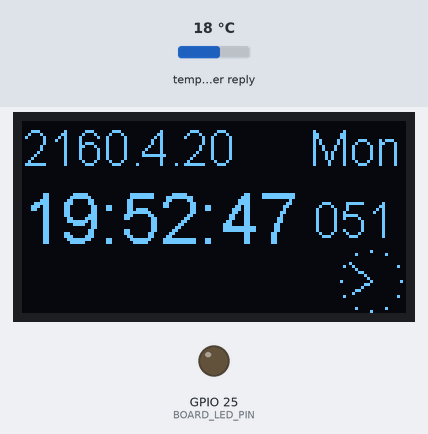
This sketch was run on a simulated ESP32. On the bench: 128×64 one-colour display, output pins drawn as LEDs (lit = HIGH). The inputs (shaded band) are chosen by the test bench; at power-on: temperature in the weather reply 18 °C. WiFi joins after 1.5 s; servers stay silent unless stated; random numbers use the default seed unless the sketch sets one; web services answer with replies made up by the test bench; what the sketch prints to the serial monitor is not drawn.

Above: at 2.1 s.
At 10.8 s:
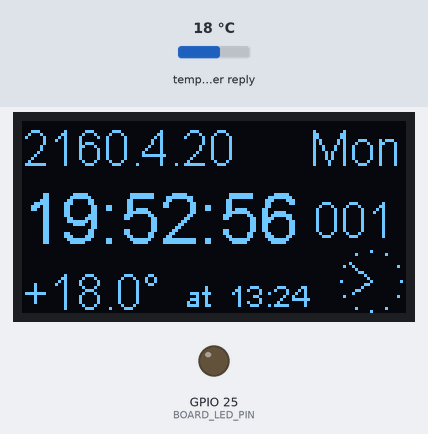
At 18.9 s:
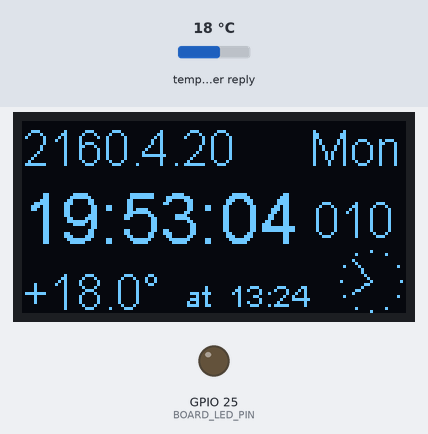
At 38.9 s:
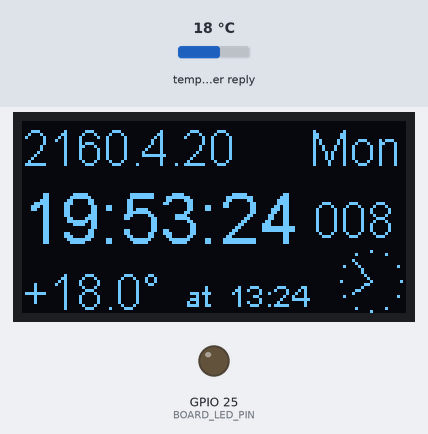
Timing chart, 0 to 40.0 s (numbered marks = the images above):
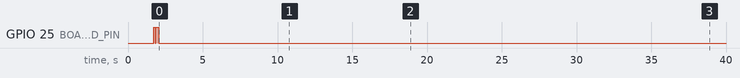

Measured:
- what the display in image 0 shows lasts 2.0 s, from 1.8 s to 3.8 s
- what the display in image 1 shows lasts 1.0 s, from 10.8 s to 11.8 s

The sketch:

V2_TimeNTP_OLED.ino
```cpp
// V2_TimeNTP_OLED.ino
// Sync time with NTP time source, get weather (temperature) from open-meteo, show it on OLED display
// Heltec WiFi LoRa V2 - ESP32-D0WDQ6 (revision 1)

#include <math.h>
#include <WiFi.h>
#include <WiFiUdp.h>
#include <HTTPClient.h>
#include <WiFiClientSecure.h>
#include <HT_SSD1306Wire.h>
#define BOARD_LED_PIN 25

typedef unsigned long U;

const U NTP_CHECK_INTERVAL = 90*60; // 1h30m
const U NTP_CHECK_2ND_TIME = 10*60; // 10m (after initial time)
const U NTP_CHECK_REPEAT = 30*60; // 30m (if failed)
const U NTP_CHECK_JITTER = 10*60; // 0..10m (i.e. INTERVAL+(0..JITTER))
const U WEATHER_POLL = 15; // 15m
const U TIME_ZONE = +3; // Kyiv

// Initialize the display object with I2C address, SDA and SCL pins
static SSD1306Wire oled(0x3c,500000,SDA_OLED,SCL_OLED,GEOMETRY_128_64,RST_OLED);

// HTTP: Weather (temperature)

static WiFiClientSecure wificlient;
char temperature[20] = "";
char temperature_time[20] = "";
static U next_weather_poll = 0;
static U last_time_hours = 0;
static U last_time_minutes = 0; // minutes of the last time retrieved; then we'll poll temperature at 1,16,31,46 minutes
static char last_time_string[20] = ""; // just hh:mm:ss to show in the log

void get_temperature()
{
  U start = millis(); // for logging only
  HTTPClient http;
  if( !http.begin("https://api.open-meteo.com/v1/forecast?latitude=50.5&longitude=30.375&current=temperature_2m") )
    return;
  http.setUserAgent("ESP32-Client");
  digitalWrite(BOARD_LED_PIN,HIGH);
  int http_code = http.GET();          // TODO: make it asynch, in another thread
  digitalWrite(BOARD_LED_PIN,LOW);
  if(http_code!=HTTP_CODE_OK)
  {
    if( temperature_time[0]=='\0' )
      strcpy(temperature_time,"*");
    else if( temperature_time[strlen(temperature_time)-1]!='*' )
      strcat(temperature_time,"*");
  }
  else
  {
    String payload = http.getString();
    int idx0 = payload.indexOf("\"current\":");
    if(idx0>0)
    {
      float t; int r1,r2; int h, m;
      int idx1 = payload.indexOf("\"temperature_2m\":",idx0+10);
      if( idx1>0 && (r1=sscanf(payload.c_str()+idx1+16,":%f",&t))==1 )
        sprintf(temperature,"%+0.1f°",t);
      int idx2 = payload.indexOf("\"time\":",idx0+10);
      if( idx2>0 && (r2=sscanf(payload.c_str()+idx2+6,":\"%*d-%*d-%*dT%d:%d\"",&h,&m))== 2 )
        sprintf(temperature_time,"at  %02d:%02d",(h+TIME_ZONE)%24,m);
      if( (idx1>0 && r1==1) && (idx2<=0 || r2!=2) ) strcat(temperature,"!"); // mark that only this component is actual
      if( (idx1<=0 || r1!=1) && (idx2>0 && r2==2) ) strcat(temperature_time,"!");
    }
  }
  http.end();
  Serial.printf("T %s %s %s %ums\n",last_time_string,temperature,temperature_time,millis()-start);
}

void get_and_show_temperature()
{
  get_temperature();
  U minutes_to_quarter_start = WEATHER_POLL-((last_time_minutes+WEATHER_POLL-1)%WEATHER_POLL); // quarter + 1 minute
  next_weather_poll = millis() + minutes_to_quarter_start*60000;
}

// UDP: NTP time

WiFiUDP udp;

static const char NTP_SERVER_NAME[] = "pool.ntp.org"; // NTP Servers

const char SSID[] = "wifi-network";    // your wifi network SSID (name)
const char PASS[] = "clever-password"; // your network password

U LOCAL_UDP_PORT = 8888; // local port to listen for UDP packets; another: 2390

const int NTP_PACKET_SIZE = 48; // NTP time is in the first 48 bytes of message
byte packet_buffer[NTP_PACKET_SIZE]; //buffer to hold incoming & outgoing packets

U get_4_byte_number( byte* buf, U pos )
{
  return (U)buf[pos] << 24 | (U)buf[pos+1] << 16 | (U)buf[pos+2] << 8 | (U)buf[pos+3];
}

void send_ntp_packet( IPAddress &address, byte* packet_buffer )
{
  memset(packet_buffer,0,NTP_PACKET_SIZE);
  // Initialize values needed to form NTP request
  packet_buffer[0] = 0b11100011;   // LI, Version, Mode
  packet_buffer[1] = 0;     // Stratum, or type of clock
  packet_buffer[2] = 6;     // Polling Interval
  packet_buffer[3] = 0xEC;  // Peer Clock Precision
  // 8 bytes of zero for Root Delay & Root Dispersion
  packet_buffer[12] = 49;
  packet_buffer[13] = 0x4E;
  packet_buffer[14] = 49;
  packet_buffer[15] = 52;
  // all NTP fields have been given values, now
  // you can send a packet requesting a timestamp:
  udp.beginPacket(address,123); //NTP requests are to port 123
  udp.write(packet_buffer,NTP_PACKET_SIZE);
  udp.endPacket();
}

U get_ntp_time( U* ms=0 ) // return local seconds since 2026.1.1 0:00:00 and ms
{
  digitalWrite(BOARD_LED_PIN,HIGH);
  IPAddress ntp_server_ip; // NTP server's ip address
  while( udp.parsePacket() > 0 ) ; // discard any previously received packets
  WiFi.hostByName(NTP_SERVER_NAME,ntp_server_ip); // get a random server from the pool
  send_ntp_packet(ntp_server_ip,packet_buffer);
  delay(100); // 500 in ms sample
  U begin_wait = millis();
  U local_seconds_since_2026 = 0; // return 0 if unable to get NTP time
  do
  {
    U size = udp.parsePacket();
    if( size >= NTP_PACKET_SIZE )
    {
      udp.read(packet_buffer,NTP_PACKET_SIZE);  // read packet into the buffer
      // Convert four bytes starting at location 40 to a long integer
      U seconds_since_1900 = get_4_byte_number(packet_buffer,40); // Server Transmit
      if( ms )
      {
        // Extract the 4 bytes for the fraction (1/2^32 s) starting at location 44
        U transmit_fraction = get_4_byte_number(packet_buffer,44); // Server Transmit fraction
        *ms = (U)(((uint64_t)transmit_fraction * 1000) >> 32); // Convert to milliseconds
      }
      digitalWrite(BOARD_LED_PIN,LOW);
      local_seconds_since_2026 = seconds_since_1900 - 3976214400UL + TIME_ZONE * 3600;
      // 1900->1970 25550 days 2,208,988,800 seconds
      // 1970->2026 20454 days 1,767,225,600 seconds - exactly 2*(4*7) years!
      break;
    }
  }
  while( millis()-begin_wait < 1500 );
  digitalWrite(BOARD_LED_PIN,LOW);
  return local_seconds_since_2026;
}

// Main part

void days_to_ymd( U days_since_1970, int& year, int& month, int& day )
{
  // Shift epoch to 1968-03-01 (the closest March 1st leap-cycle start)
  U t = days_since_1970 + 671; // 671 days between 1968-03-01 and 1970-01-01
  U cycle4 = t / 1461; // 1461 days = 3 years of 365 days + 1 leap year of 366 days
  U doc4 = t % 1461; // Day of 4-year cycle
  U yoc = (doc4 - doc4 / 1460) / 365; // Estimate year within the 4-year cycle
  year = 1968 + cycle4 * 4 + yoc; // *Change 1968 to 2024 for since_2026
  U doy = doc4 - (365 * yoc + yoc / 4); // Day of year (March 1st is day 0)
  // Magic formula for month and day (March = 0, April = 1, etc.)
  U mp = (5 * doy + 2) / 153; // ... because average month is 30.6 days
  day = doy - (153 * mp + 2) / 5 + 1;
  month = mp < 10 ? mp + 3 : mp - 9;
  year += (month <= 2); // next year for Jan or Feb
}

void format_date( U days_since_2026, char* dt )
{
  int y,m,d;
  days_to_ymd( days_since_2026+20454, y, m, d ); // to days since 1970
  sprintf( dt, "%d.%d.%d", y, m, d ); // return
}

void format_time( U t, char* tm ) // t - seconds since midnight, 0 to <86400
{
  last_time_minutes = t/60%60; // save minutes for weather poll schedule
  last_time_hours = t/3600; // for clock
  sprintf( tm, "%02u:%02u:%02u", last_time_hours, last_time_minutes, t%60 );
  strcpy( last_time_string, tm ); // leave it there for other routines (currently - for log)
}

void split_ntp_time( uint64_t ntp_time_ms, char* dt, char* tm, char* ms, char* wd )
{
  U time_s = (U)(ntp_time_ms / 1000);
  U time_ms = (U)(ntp_time_ms % 1000);
  if(time_s==0) return;
  U seconds = time_s % (24*3600);
  U days = time_s / (24*3600);
  sprintf( ms, "%03u", time_ms );
  format_time( seconds, tm );
  format_date( days, dt );
  static const char* WEEKDAYS[] = {"Sun","Mon","Tue","Wed","Thu","Fri","Sat"};
  strcpy( wd, WEEKDAYS[(days + 4) % 7] );
}

void draw_clock()
{
  const U cx = 116; // center X (adjust for your screen)
  const U cy = 53;  // center Y
  const U r  = 10;  // radius

  //oled.drawCircle(cx, cy, r); // Circle outline (diameter 15)
  for( U i = 0; i < 12; ++i ) // 12 ticks
  {
    float angle = i * 30.0 * PI / 180.0; // every 30°
    U x = (U)round( cx + r * sin(angle) );
    U y = (U)round( cy - r * cos(angle) );
    oled.setPixel(x,y);
  }

  // Convert hours/minutes to angles (radians) for hour/minute hands
  float angle_h = ((last_time_hours % 12) + last_time_minutes / 60.0) * 30.0 * PI / 180.0;
  float angle_m = last_time_minutes * 6.0 * PI / 180.0;

  // Hand lengths
  U len_h = r - 3;
  U len_m = r - 1;

  // Endpoints
  U hx = (U)round( cx + len_h * sin(angle_h) );
  U hy = (U)round( cy - len_h * cos(angle_h) );
  U mx = (U)round( cx + len_m * sin(angle_m) );
  U my = (U)round( cy - len_m * cos(angle_m) );

  // Draw hands
  oled.drawLine(cx,cy,hx,hy);  // hour
  oled.drawLine(cx,cy,mx,my);  // minute

  oled.display();
}

void display_date_time( char* dt, char* wd, char* tm, char* ms )
{
  oled.clear();
  // oled.setColor(BLACK); oled.fillRect(0,19,70,17); oled.setColor(WHITE);
  oled.setFont(ArialMT_Plain_16);
  oled.drawString(0,0,dt);
  oled.drawString(96,0,wd);
  oled.setFont(ArialMT_Plain_24);
  oled.drawString(0,19,tm);
  oled.setFont(ArialMT_Plain_16);
  oled.drawString(97,24,ms);
  oled.drawString(0,48,temperature);
  oled.setFont(ArialMT_Plain_10);
  oled.drawString(54,52,temperature_time);
  draw_clock();
  oled.display();
}

// Timing configuration variables
static uint64_t last_ntp_time_ms = 0; // true time, ms
static uint64_t delta_ms = 0; // difference between millis() and last_ntp_time_ms
static U ntp_next_millis = 0; // to read NTP next time
static U next_millis = 0; // to show time nex time

void just_show_time( U millis_ms ) // 6-7ms
{
  char dt[20], tm[20], ms[20], wd[20];
  split_ntp_time(millis_ms + delta_ms,dt,tm,ms,wd);
  display_date_time(dt,wd,tm,ms);
}

U get_and_show_date_time()
{
  U ms_before = millis();
  U ntp_ms;
  U ntp_s = get_ntp_time( &ntp_ms ); // seconds since 1970.1.1 0:00:00 local time
  U ms_after = millis();
  if(ntp_s==0)
    return 0;
  U one_way_trip_ms = (ms_after - ms_before + 1) / 2; // 1 - typical NTP delta_ms between receive and transmit
  last_ntp_time_ms = (uint64_t)ntp_s*1000 + ntp_ms + one_way_trip_ms; // corresponding to moment ms_after
  uint64_t old_delta_ms = delta_ms; ///////////////////////////////////////////////// only for showing below
  delta_ms = last_ntp_time_ms - ms_after;

  just_show_time( ms_after );

  Serial.printf("N %u.%03u %llu ∆ %llu → %llu %s\n",ntp_s,ntp_ms,last_ntp_time_ms,
      old_delta_ms,delta_ms,last_time_string);
  return ms_after;
}

void setup()
{
  Serial.begin(115200);
  delay(200);
  pinMode(BOARD_LED_PIN, OUTPUT);

  // Initialize and configure Heltec native display
  oled.init();
  oled.screenRotate(ANGLE_0_DEGREE);
  oled.setTextAlignment(TEXT_ALIGN_LEFT);

  WiFi.begin(SSID,PASS);
  while( WiFi.status() != WL_CONNECTED ) delay(500); // TODO: reconnect on wifi break

  wificlient.setInsecure();
  wificlient.setTimeout(5000); // timeout 5 seconds

  udp.begin(LOCAL_UDP_PORT);
  U millis_ms = get_and_show_date_time();
  while( millis_ms==0 ) { delay(30000); millis_ms = get_and_show_date_time(); } // Don't start until we get time from NTP
  U fraction_ms = (U)( last_ntp_time_ms % 1000 );
  next_millis = millis_ms + (1000-fraction_ms) + 1000; // Shift to the whole second bound
  ntp_next_millis = next_millis + NTP_CHECK_2ND_TIME*1000;

  get_and_show_temperature();
}

void loop()
{
  U m = millis();
  if( m >= next_weather_poll )
    get_and_show_temperature();
  if( m >= ntp_next_millis )
  {
    U millis_ms = get_and_show_date_time();
    if(millis_ms==0)
      ntp_next_millis += NTP_CHECK_REPEAT*1000; // Couldn't retrieve time, repeat
    else
    {
      U fraction_ms = (U)( last_ntp_time_ms % 1000 );
      next_millis = millis_ms + (1000-fraction_ms); // Shift to the whole second bound
      if(fraction_ms>=500) next_millis += 1000;
      U jitter = esp_random() % NTP_CHECK_JITTER; // 0–15 min jitter
      ntp_next_millis = next_millis + (NTP_CHECK_INTERVAL + jitter)*1000; // ≈ 2h30m + 0..15m
    }
  }
  else if( m >= next_millis ) // don't show time when previous part worked - it's shown there
  {
    U l_t_m = last_time_minutes; // for correction
    just_show_time(m);
    next_millis += 1000;
    // correction for this specific board: +1ms every 2 minutes
    if( last_time_minutes!=l_t_m && last_time_minutes%2==1 ) // new odd minute
      ++delta_ms, ++next_millis;
  }
  delay(20);
}

// EOF
```
